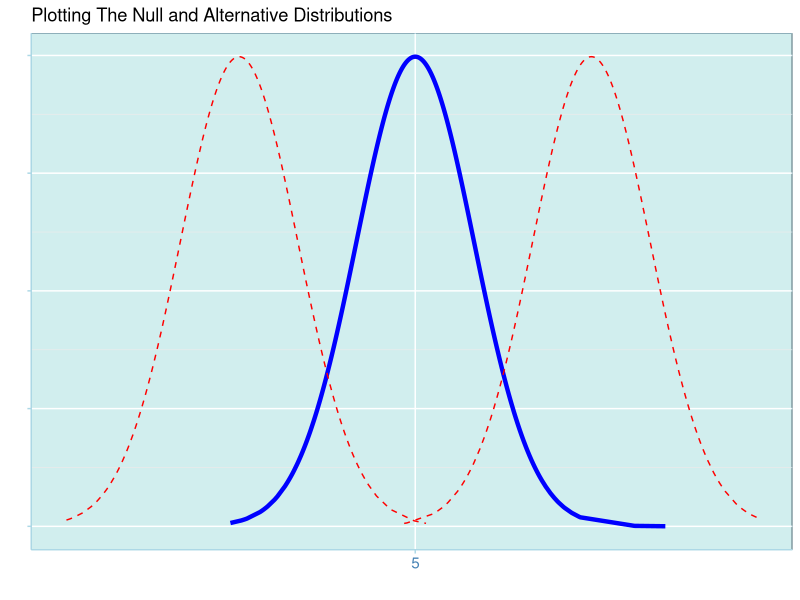

The R script that drew this image:
library(tidyverse)
library(dplyr)

nullvals <- rnorm(1000, 5, 1)
nulldens <- dnorm(nullvals, 5, 1)
nulldist <- data.frame(vals = nullvals, dens = nulldens)

altlessvals <- rnorm(1000, 2, 1)
altlessdens <- dnorm(altlessvals, 2, 1)
altlessdist <- data.frame(vals = altlessvals, dens = altlessdens)

altmorevals <- rnorm(1000, 8, 1)
altmoredens <- dnorm(altmorevals, 8, 1)
altmoredist <- data.frame(vals = altmorevals, dens = altmoredens)

plotdata <- data.frame(nullvals = nulldist$vals, nulldens = nulldist$dens, altlessvals = altlessdist$vals, altlessdens = altlessdist$dens, altmorevals = altmoredist$vals, altmoredens = altmoredist$dens)


theme_bluewhite <- function (base_size = 11, base_family = "") {
  theme_bw() %+replace% 
    theme(
      panel.grid.major  = element_line(color = "white"),
      panel.background = element_rect(fill = "lightcyan2"),
      panel.border = element_rect(color = "lightblue", fill = NA),
      axis.line = element_line(color = "lightblue"),
      axis.ticks = element_line(color = "lightblue"),
      axis.text = element_text(color = "steelblue")
    )
}

ggplot(data = plotdata, aes(x = nullvals, y = nulldens)) +
  geom_line(col = "blue", size = 1.5) +
  geom_line(data = plotdata, aes(x = altlessvals, y = altlessdens), col = "red", linetype = "dashed") +
  geom_line(data = plotdata, aes(x = altmorevals, y = altmoredens), col = "red", linetype ="dashed") +
  labs(title = "Plotting The Null and Alternative Distributions", x = "", y = "") +
  scale_x_discrete(limits = c(5)) +
  theme_bluewhite() +
  theme(axis.text.y = element_blank()) +
  scale_color_manual(name="Distribution",
                     breaks = c("Null Distribution", "Alternative Distribution"),
                     values = c("Null Distribution" = "blue", "Alternative Distribution" = "red")) +
  scale_linetype_manual(breaks = c("Null Distribution", "Alternative Distribution"),
                        values = c("Null Distribution" = "solid", "Alternative Distribution" = "dashed"))



altmean <- sample(c(7, 9), 1)
altvals <- rnorm(20, altmean, 1)
sampmean <- mean(altvals)
sampsd <- sd(altvals)

tstat <- (sampmean - 8) / (sampsd / sqrt(20))
if(tstat < 0){
pval <- pt(tstat, 19)
} else{
  pval <- pt(tstat, 19, lower.tail = FALSE)
}
critval1 <- qt(0.05/2, 19)
critval2 <- qt(0.05/2, 19, lower.tail = FALSE)
if(tstat < 0){
  tpos <- qnorm(pval, 8, 1)
} else{
tpos <- qnorm(pval, 8, 1, lower.tail = FALSE)
}
critpos1 <- qnorm(0.05/2, 8, 1)
critpos2 <- qnorm(0.05/2, 8, 1, lower.tail = FALSE)
